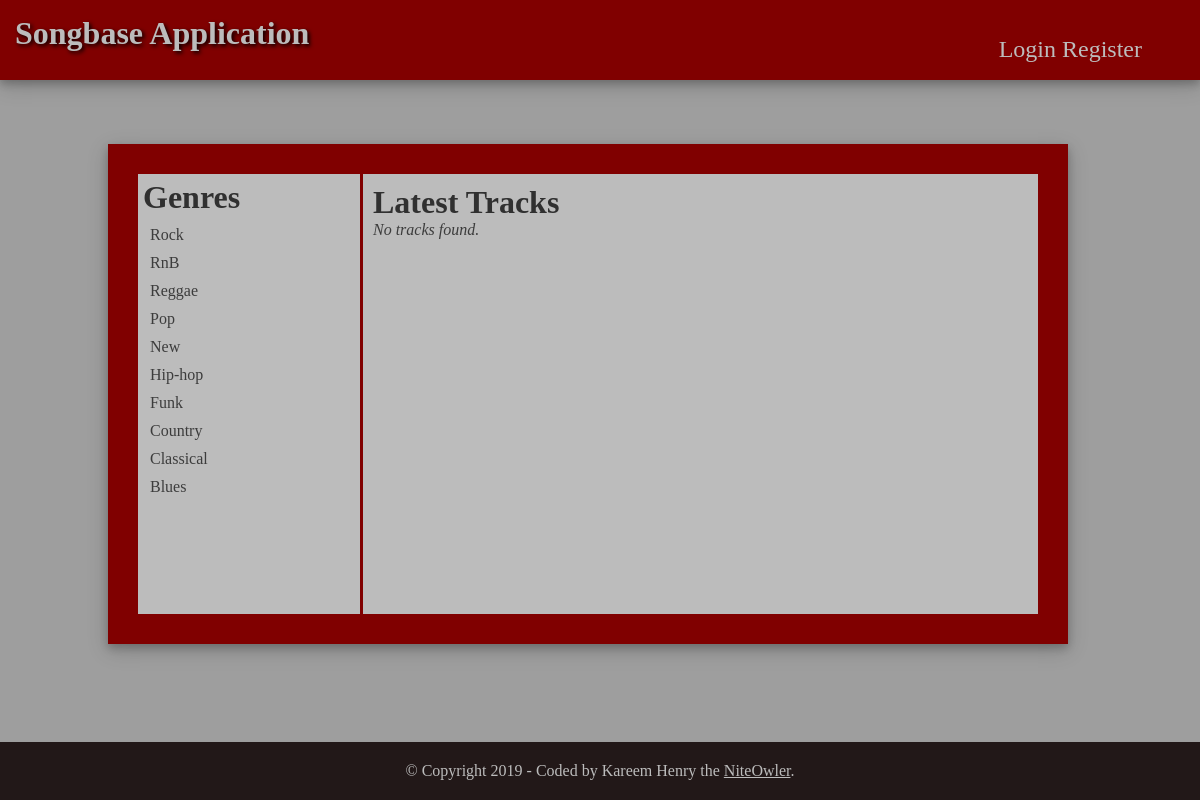
The app's page /songbase/, older data.
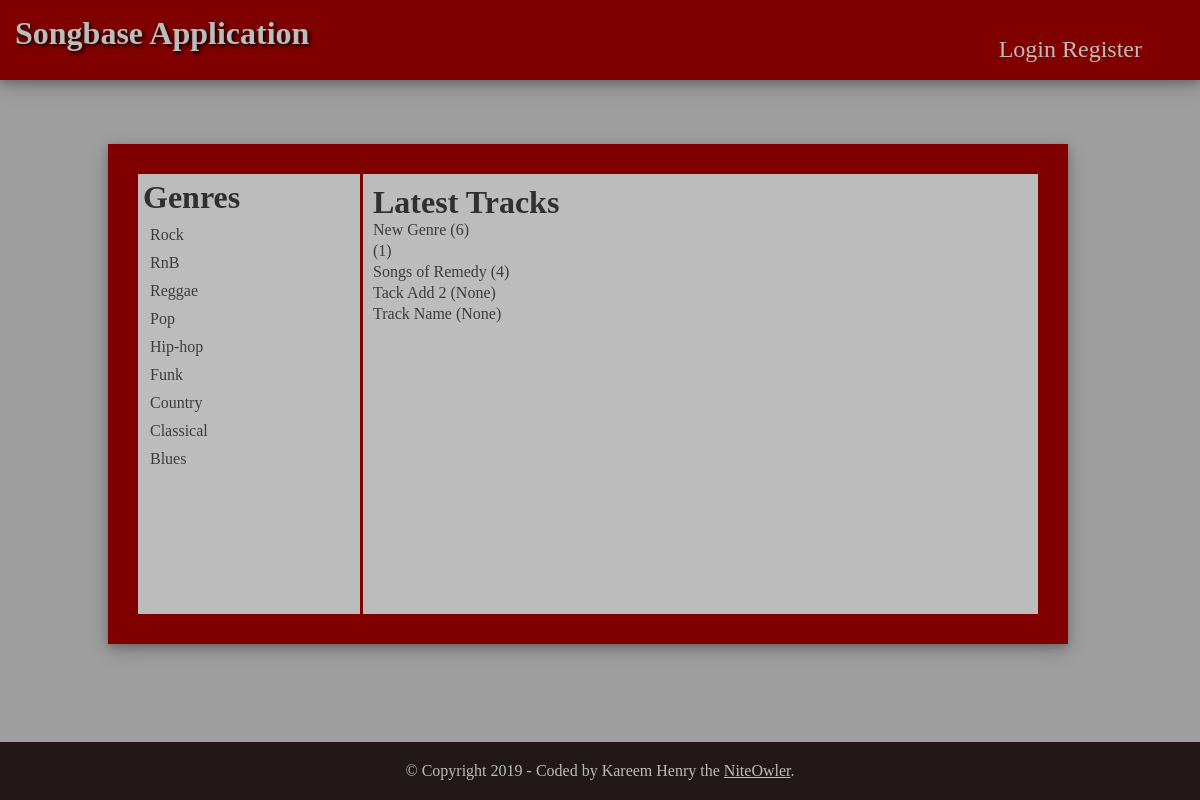
The same page, newer data.
### models.py (models this page shows, shortened)
class Genre(db.Model):
    __tablename__ = 'genre'
    id = db.Column(db.Integer, primary_key=True, autoincrement=True)
    name = db.Column(db.String(250), nullable=False)
    tracks = db.relationship("Track", backref="genre")

class Track(db.Model):
    __tablename__ = 'track'
    id = db.Column(db.Integer, primary_key=True, autoincrement=True)
    name = db.Column(db.String(250), nullable=False)
    slug = db.Column(db.String(250), nullable=False)
    description = db.Column(db.String(250))
    date = db.Column(db.DateTime, nullable=False, default=datetime.utcnow)
    gen_id = db.Column(db.Integer, db.ForeignKey('genre.id'))
    user_id = db.Column(db.Integer, db.ForeignKey('user.id'))

### main.py (the view)
@main.route("/")
@main.route("/songbase/")
def home():
    genre = quesession.query(Genre).\
        order_by(desc(Genre.name))
    quesession.close()
    track = quesession.query(Track).\
        order_by(desc(Track.date)).limit(5)
    quesession.close()
    return render_template(
        'views/home.html',
        genre=genre,
        track=track
    )

### templates/views/home.html (shortened to what this page needs)
{% extends "base.html" %}
{% block rightcontent %}
<div id="right-content">
<h1>Genres</h1>
        <ul>
        {% for genre in genre %}
            <li><a id="{{ genre.id }}" href="{{url_for('main.showTracks', genre_name = genre.name, genre_id = genre.id)}}">{{ genre.name }}</a></li>
        {% endfor %}
        </ul>
</div>
{% endblock %}
{% block leftcontent %}
<div id="left-content">
    <h1>Latest Tracks</h1>
        <div id="track_list">
            <ul class="">
            {% for track in track %}
                <li class="">{{ track.name }} ({{ track.gen_id }})</li>
            {% else %}
                <li><em>No tracks found.</em></li>
            {% endfor %}
            </ul>
        </div>
</div>
{% endblock %}

### templates/base.html (shortened to what this page needs)
<!DOCTYPE html>
<html lang="en">
<head>
{% block head %}
    <link rel="stylesheet" href="{{ url_for('static', filename='style.css') }}">
{% endblock %}
</head>
<body>
    <div id="title-bar">
        <a href="{{url_for('main.home')}}"><h1>Songbase Application</h1></a>
        <div class="navbar">
            {% if not current_user.is_authenticated %}
            <a href="{{ url_for('auth.login') }}" class="navbar-item">Login</a>
            <a href="{{ url_for('auth.register') }}" class="navbar-item">Register</a>
            {% endif %}
        </div>
    </div>
    <div class="container">
    {% block container %}
        {% block rightcontent %}{% endblock %}
        {% block leftcontent %}{% endblock %}
    {% endblock %}
    </div>
    <div id="footer">
    {% block footer %}
        &copy; Copyright 2019 - Coded by Kareem Henry the <a href="https://www.niteowler.com/about/">NiteOwler</a>.
    {% endblock %}
    </div>
</body>
</html>

### static/style.css (style rules this page uses)
* { padding: 0; margin: 0; box-sizing: border-box; }
body { height: 100vh; color: #3c3c3c; background: #9e9e9e; }
#title-bar { background: #800000; box-shadow: 0 4px 8px 0 rgba(0, 0, 0, 0.2), 0 6px 20px 0 rgba(0, 0, 0, 0.19); width: 100%; height: 80px; padding: 15px; }
#title-bar h1 { float: left; color: #bcbcbc; text-shadow: 2px 2px 4px #000000; }
.navbar { font-size: 24px; font-weight: 500; color: #bcbcbc; float: right; padding: 13px; margin: 8px 30px; }
.navbar a { color: #bcbcbc; text-decoration: none; }
.container { background: #800000; box-shadow: 0 4px 8px 0 rgba(0, 0, 0, 0.2), 0 6px 20px 0 rgba(0, 0, 0, 0.19); display: inline-flex; width: 80%; height: 500px; padding: 30px; position: relative; left:9%; right:9%; top:60px; margin:auto; max-width:100%; max-height:100%; overflow:auto; }
#right-content { width: 25%; padding: 5px; border-right: solid #800000; background-color: #bcbcbc; }
#right-content h1 { color: #303030; margin-bottom: 3px; }
#right-content ul { list-style: none; padding: 7px; }
#right-content ul li { padding-bottom: 10px; }
#right-content ul li a { text-decoration: none; color: #3c3c3c; overflow: auto; }
#left-content { width: 75%; padding: 10px; background-color: #bcbcbc; overflow: auto; }
#left-content h1 { color: #303030; }
#left-content ul { list-style: none; }
#track_list ul li { margin-bottom: 3px; }
#footer { position: fixed; bottom: 0; width: 100%; background-color: #221818; color: #bcbcbc; text-align: center; padding: 20px; }
#footer a { color: #bcbcbc; }

Row changes from the older to the newer data that the page shows:
removed Genre: name "New"
added Track: name "New Genre", gen_id "6"
added Track: gen_id "1"
added Track: name "Songs of Remedy", gen_id "4"
added Track: name "Tack Add 2", gen_id "None"
added Track: name "Track Name", gen_id "None"
Text that changed along with them:
text no longer shown: "No tracks found."
